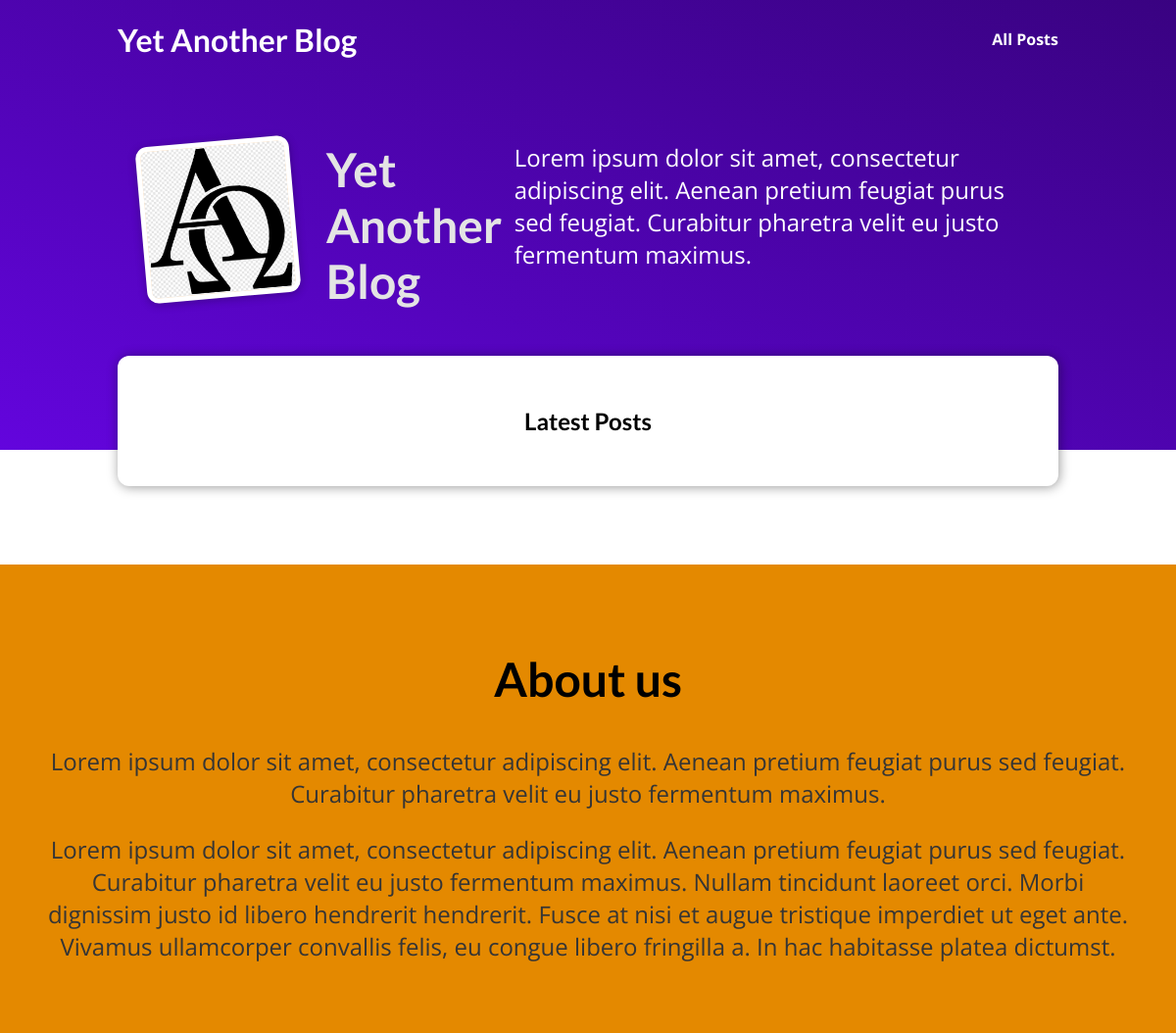
The app's page /, older data.
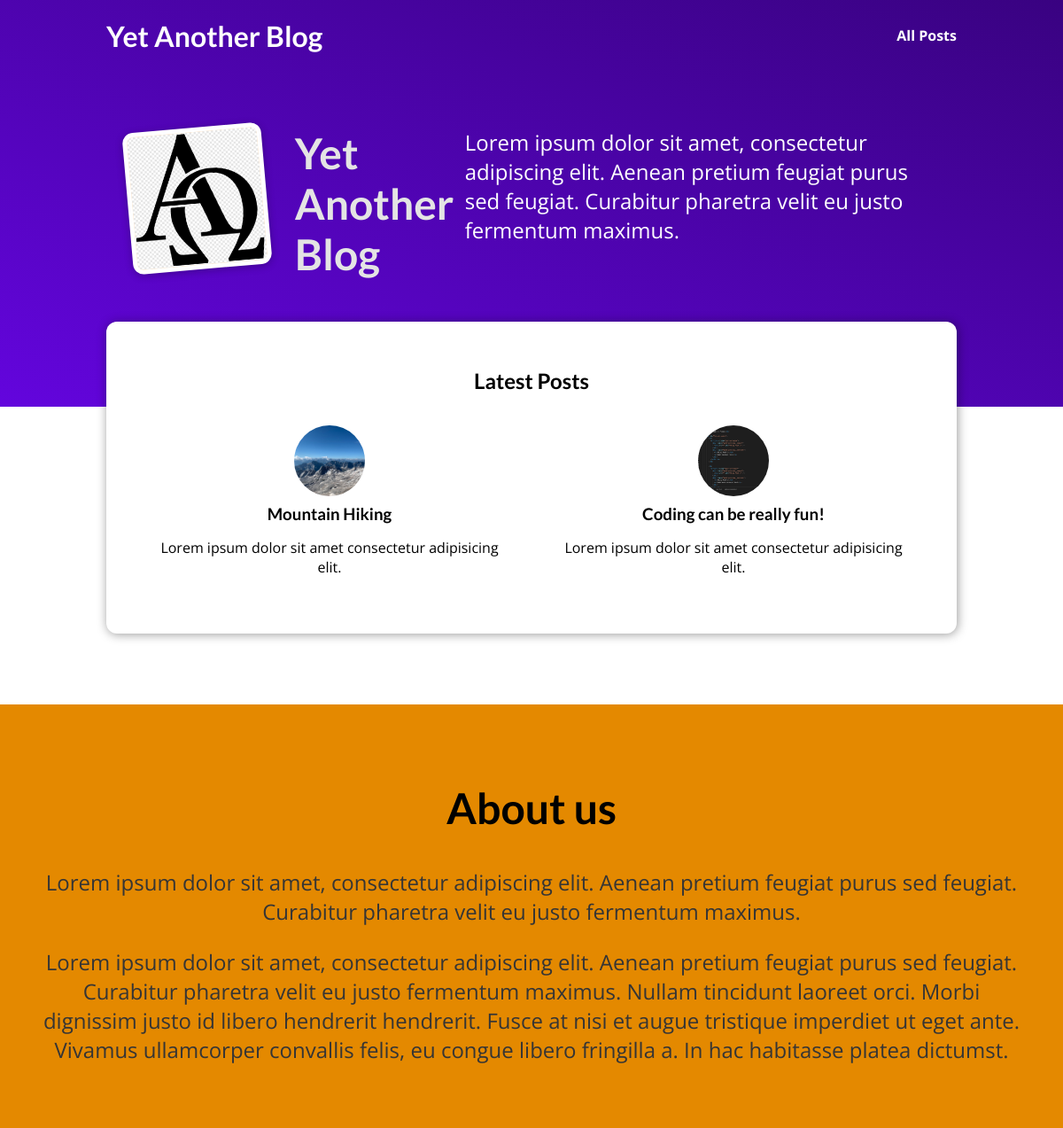
The same page, newer data.
### blog/models.py (models this page shows, shortened)
class Post(models.Model):
    title = models.CharField(max_length=150)
    excerpt = models.CharField(max_length=200)
    image_name = models.CharField(max_length=100)
    date = models.DateField(auto_now=True)
    slug = models.SlugField(
        unique=True,
        db_index=True,
    )
    content = models.TextField(validators=[MinLengthValidator(10)])
    author = models.ForeignKey(
        Author,
        on_delete=models.SET_NULL,
        null=True,
        related_name='posts',
    )
    tags = models.ManyToManyField(Tag)

### blog/views.py (the view)
# urls.py: path('', starting_page, name="starting-page"),
def starting_page(request):
    latest_posts = Post.objects.all().order_by("-date")[:3] # Taking only the 3 latest posts
    return render(request, 'blog/index.html',{
        'posts': latest_posts,
    })

### blog/templates/blog/index.html (shortened to what this page needs)
{% extends 'base.html' %}
{% load static %}
{% block css_files %}
    <link rel="stylesheet" href="{% static 'blog/post.css' %}">
    <link rel="stylesheet" href="{% static 'blog/index.css' %}">
{% endblock %}
{% block content %}
<section id="welcome">
    <header>
        <img src="{% static 'blog/images/alpha-and-omega.png' %}" alt="Yet Another Blog image"/>
        <h2>Yet Another Blog</h2>
        <p>
            Lorem ipsum dolor sit amet, consectetur adipiscing elit. Aenean pretium feugiat purus sed feugiat. Curabitur pharetra velit eu justo fermentum maximus.
        </p>
    </header>
</section>
<section id="latest-posts">
    <h2>Latest Posts</h2>
    <ul>
        {% for post in posts %}
            {% include 'blog/includes/post.html' %}
        {% endfor %}
    </ul>
</section>
<section id="about">
    <h2>About us</h2>
    <p>
        Lorem ipsum dolor sit amet, consectetur adipiscing elit. Aenean pretium feugiat purus sed feugiat. Curabitur pharetra velit eu justo fermentum maximus.
    </p>
    <p>
        Lorem ipsum dolor sit amet, consectetur adipiscing elit. Aenean pretium feugiat purus sed feugiat. Curabitur pharetra velit eu justo fermentum maximus. Nullam tincidunt laoreet orci. Morbi dignissim justo id libero hendrerit hendrerit. Fusce at nisi et augue tristique imperdiet ut eget ante. Vivamus ullamcorper convallis felis, eu congue libero fringilla a. In hac habitasse platea dictumst.
    </p>
</section>
{% endblock %}

### templates/base.html (shortened to what this page needs)
{% load static %}
<!DOCTYPE html>
<html lang="en">
    <head>
        <link rel="stylesheet" href="{%static 'app.css'%}">
        {% block css_files %}{% endblock %}
    </head>
    <body>
        <header id="main-navigation">
            <h1><a href="{% url 'starting-page' %}">Yet Another Blog</a></h1>
            <nav>
                <a href="{% url 'posts-page' %}">All Posts</a>
            </nav>
        </header>
        {% block content %}{% endblock %}
    </body>
</html>

### blog/templates/blog/includes/post.html
{% load static %}
<li>
    <article class="post">
        <a href="{% url 'post-detail-page' post.slug %}">
        <img src="{% static 'blog/images/'|add:post.image_name %}" alt="{{ post.title }}" />
        <div class="post__content">
            <h3>{{ post.title }}</h3>
            <p>
                {{ post.excerpt }}
            </p>
        </div>
        </a>
    </article>
</li>

### static/app.css (style rules this page uses)
* { box-sizing: border-box; }
html { font-family: 'Open Sans', 'Lato', sans-serif; }
body { margin: 0; }
h1, h2, h3 { font-family: 'Lato', sans-serif; font-weight: bold; }
#main-navigation { width: 100%; height: 5rem; display: flex; justify-content: space-between; align-items: center; padding: 0 10%; position: absolute; top: 0; left: 0; }
#main-navigation a { text-decoration: none; color: white; font-weight: bold; }

### blog/static/blog/post.css (style rules this page uses)
.post { display: flex; flex-direction: column; align-items: center; text-align: center; }
.post a { text-decoration: none; color: black; transition: all 0.2s ease; padding: 1rem; }
.post img { width: 5rem; height: 5rem; object-fit: cover; border-radius: 50%; }
.post h3 { margin: 0.25rem 0; }

### blog/static/blog/index.css (style rules this page uses)
#welcome { background: linear-gradient(to right top, #6305dd, #390281); padding: 6rem 12%; }
#welcome header { display: flex; align-items: flex-start; margin: 3rem auto; }
#welcome img { width: 10rem; height: 10rem; object-fit: cover; object-position: top; border: 5px solid white; border-radius: 12px; background-color: #ffe1bf; transform: rotateZ(-5deg); box-shadow: 0 2px 8px rgba(0, 0, 0, 0.25); }
#welcome h2 { font-size: 3rem; margin: 0 0 0 2rem; color: #e4e4e4; width: 10rem; }
#welcome p { color: white; font-size: 1.5rem; margin: 0 0 0 2rem; }
#latest-posts { background-color: white; padding: 2rem; border-radius: 12px; width: 60rem; margin: -6rem auto 2rem auto; box-shadow: 1px 1px 12px rgba(0, 0, 0, 0.4); }
#latest-posts h2 { text-align: center; }
#latest-posts ul { list-style: none; margin: 0; padding: 0; display: flex; gap: 1rem; }
#latest-posts li { flex: 1; }
#about { text-align: center; padding: 3rem; background-color: #e48900; margin-top: 5rem; }
#about h2 { font-size: 3rem; }
#about p { font-size: 1.5rem; color: #353535; }

Row changes from the older to the newer data that the page shows:
added Post: image_name (picture), title "Mountain Hiking", excerpt "Lorem ipsum dolor sit amet consectetur adipisicing elit."
added Post: image_name (picture), title "Coding can be really fun!", excerpt "Lorem ipsum dolor sit amet consectetur adipisicing elit."
